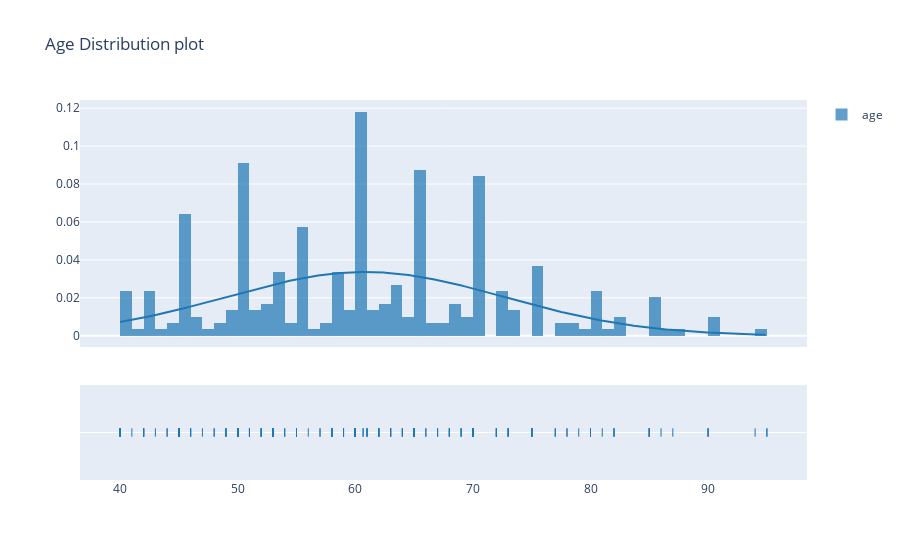

The cell this chart's notebook holds for it:
### Code cell
hist_data =[df["age"].values]
group_labels = ['age'] 

fig = ff.create_distplot(hist_data, group_labels,curve_type='normal')
fig.update_layout(title_text='Age Distribution plot')

fig.show()

### Figure 1 — Plotly figure (JSON) as saved in the notebook; plotly's stock layout.template omitted (floating-point values rounded to 4 significant figures; data arrays with more than 128 entries replaced by an {"elided": "..."} marker saying what was removed)
{"data": [{"autobinx": false, "histnorm": "probability density", "legendgroup": "age", "marker": {"color": "rgb(31, 119, 180)"}, "name": "age", "opacity": 0.7, "type": "histogram", "x": {"elided": "299 float values"}, "xaxis": "x", "xbins": {"end": 95, "size": 1, "start": 40}, "yaxis": "y"}, {"legendgroup": "age", "marker": {"color": "rgb(31, 119, 180)"}, "mode": "lines", "name": "age", "showlegend": false, "type": "scatter", "x": {"elided": "500 float values"}, "xaxis": "x", "y": {"elided": "500 float values"}, "yaxis": "y"}, {"legendgroup": "age", "marker": {"color": "rgb(31, 119, 180)", "symbol": "line-ns-open"}, "mode": "markers", "name": "age", "showlegend": false, "type": "scatter", "x": {"elided": "299 float values"}, "xaxis": "x", "y": {"elided": "299 str values"}, "yaxis": "y2"}], "layout": {"barmode": "overlay", "hovermode": "closest", "legend": {"traceorder": "reversed"}, "title": {"text": "Age Distribution plot"}, "xaxis": {"anchor": "y2", "domain": [0, 1], "zeroline": false}, "yaxis": {"anchor": "free", "domain": [0.35, 1], "position": 0}, "yaxis2": {"anchor": "x", "domain": [0, 0.25], "dtick": 1, "showticklabels": false}}}
